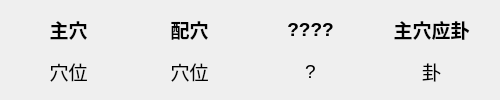
<?xml version="1.0" encoding="UTF-8"?>
<ui version="4.0">
 <class>feiteng_linggui_time_acupoint</class>
 <widget class="QWidget" name="feiteng_linggui_time_acupoint">
  <property name="geometry">
   <rect>
    <x>0</x>
    <y>0</y>
    <width>500</width>
    <height>100</height>
   </rect>
  </property>
  <property name="windowTitle">
   <string>Form</string>
  </property>
  <layout class="QHBoxLayout" name="horizontalLayout">
   <item>
    <layout class="QVBoxLayout" name="verticalLayout">
     <item>
      <widget class="QLabel" name="title_1">
       <property name="font">
        <font>
         <pointsize>14</pointsize>
         <bold>true</bold>
        </font>
       </property>
       <property name="text">
        <string>主穴</string>
       </property>
       <property name="alignment">
        <set>Qt::AlignmentFlag::AlignCenter</set>
       </property>
      </widget>
     </item>
     <item>
      <widget class="QLabel" name="text_1">
       <property name="font">
        <font>
         <pointsize>14</pointsize>
        </font>
       </property>
       <property name="text">
        <string>穴位</string>
       </property>
       <property name="alignment">
        <set>Qt::AlignmentFlag::AlignCenter</set>
       </property>
      </widget>
     </item>
    </layout>
   </item>
   <item>
    <layout class="QVBoxLayout" name="verticalLayout_2">
     <item>
      <widget class="QLabel" name="title_2">
       <property name="font">
        <font>
         <pointsize>14</pointsize>
         <bold>true</bold>
        </font>
       </property>
       <property name="text">
        <string>配穴</string>
       </property>
       <property name="alignment">
        <set>Qt::AlignmentFlag::AlignCenter</set>
       </property>
      </widget>
     </item>
     <item>
      <widget class="QLabel" name="text_2">
       <property name="font">
        <font>
         <pointsize>14</pointsize>
        </font>
       </property>
       <property name="text">
        <string>穴位</string>
       </property>
       <property name="alignment">
        <set>Qt::AlignmentFlag::AlignCenter</set>
       </property>
      </widget>
     </item>
    </layout>
   </item>
   <item>
    <layout class="QVBoxLayout" name="verticalLayout_3">
     <item>
      <widget class="QLabel" name="title_3">
       <property name="font">
        <font>
         <pointsize>14</pointsize>
         <bold>true</bold>
        </font>
       </property>
       <property name="text">
        <string>????</string>
       </property>
       <property name="alignment">
        <set>Qt::AlignmentFlag::AlignCenter</set>
       </property>
      </widget>
     </item>
     <item>
      <widget class="QLabel" name="text_3">
       <property name="font">
        <font>
         <pointsize>14</pointsize>
        </font>
       </property>
       <property name="text">
        <string>?</string>
       </property>
       <property name="alignment">
        <set>Qt::AlignmentFlag::AlignCenter</set>
       </property>
      </widget>
     </item>
    </layout>
   </item>
   <item>
    <layout class="QVBoxLayout" name="verticalLayout_4">
     <item>
      <widget class="QLabel" name="title_4">
       <property name="font">
        <font>
         <pointsize>14</pointsize>
         <bold>true</bold>
        </font>
       </property>
       <property name="text">
        <string>主穴应卦</string>
       </property>
       <property name="alignment">
        <set>Qt::AlignmentFlag::AlignCenter</set>
       </property>
      </widget>
     </item>
     <item>
      <widget class="QLabel" name="text_4">
       <property name="font">
        <font>
         <pointsize>14</pointsize>
        </font>
       </property>
       <property name="text">
        <string>卦</string>
       </property>
       <property name="alignment">
        <set>Qt::AlignmentFlag::AlignCenter</set>
       </property>
      </widget>
     </item>
    </layout>
   </item>
  </layout>
 </widget>
 <resources/>
 <connections/>
</ui>
